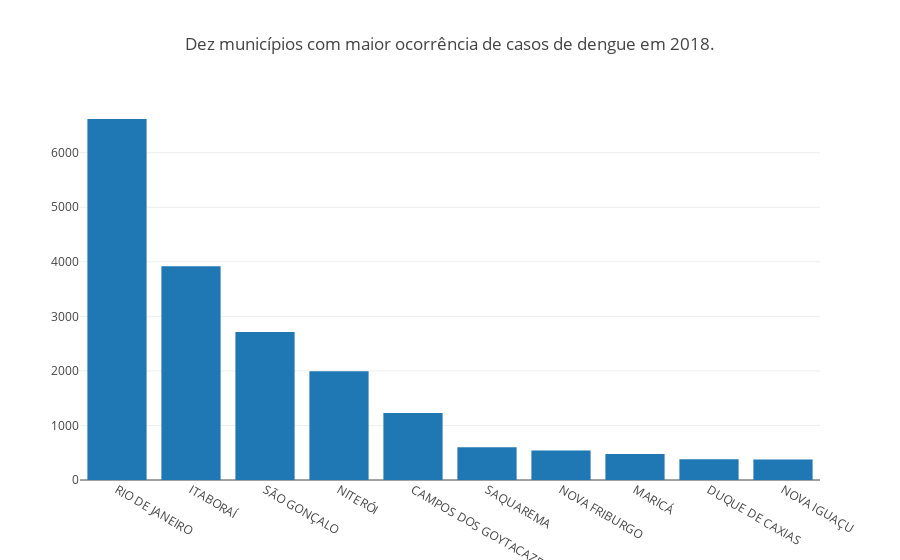

The code cell stored with this chart in its notebook:
### Markdown cell above
Análise dos dez municípios com maior número de casos de dengue registrados em 2018.

### Code cell
ano = 2018
df_4 = df[(df['Data'].dt.year == ano)]
df_4 = df_4.groupby(['Municipio']).agg({'Casos':sum})
df_4.reset_index(inplace=True)
df_4.sort_values('Casos', ascending=False, inplace=True)
df_4 = df_4.head(10)
layout = go.Layout(title = 'Dez municípios com maior ocorrência de casos de dengue em ' + str(ano) + '.' )
dados = [go.Bar(x = df_4['Municipio'], y = df_4['Casos'], orientation = 'v')]
figura = go.Figure(data = dados, layout = layout)
py.iplot(figura)

### Figure 1 — Plotly figure (JSON) as saved in the notebook; plotly's stock layout.template omitted (floating-point values rounded to 4 significant figures)
{"data": [{"orientation": "v", "type": "bar", "uid": "730eaa4e-f6fe-11e8-8c38-5cc9d34b6235", "x": ["RIO DE JANEIRO", "ITABORAÍ", "SÃO GONÇALO", "NITERÓI", "CAMPOS DOS GOYTACAZES", "SAQUAREMA", "NOVA FRIBURGO", "MARICÁ", "DUQUE DE CAXIAS", "NOVA IGUAÇU"], "y": [6618, 3920, 2714, 1995, 1229, 602, 541, 477, 379, 377]}], "layout": {"title": "Dez municípios com maior ocorrência de casos de dengue em 2018."}}
